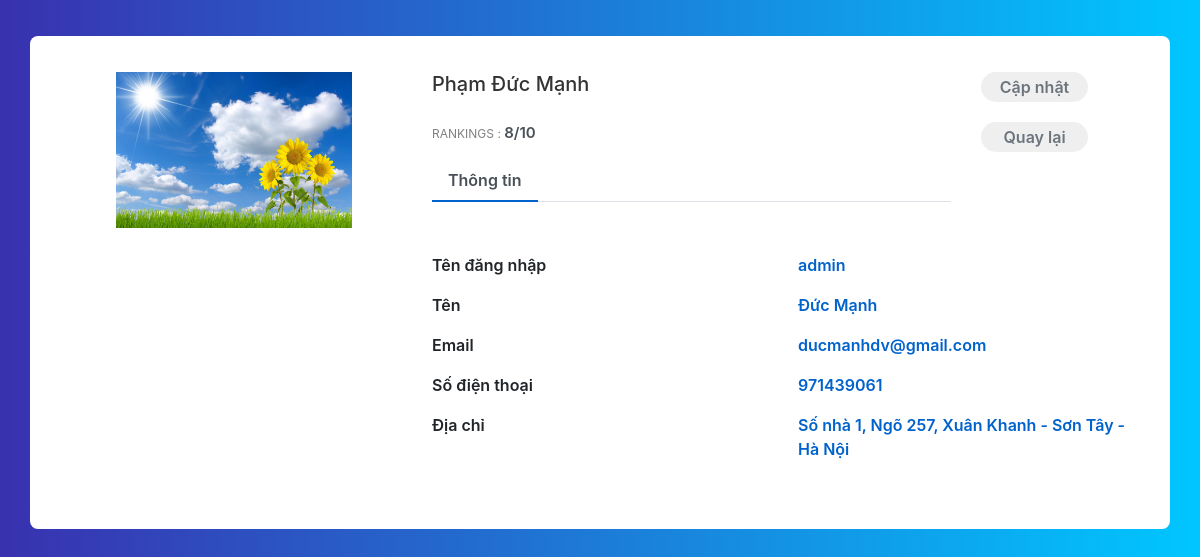
/admin/thongtintaikhoan.php (signed in), run on the app's committed database.
### tables this page shows
CREATE TABLE `thong_tin_tai_khoan` (
  `id` int(11) NOT NULL,
  `ho` varchar(255) DEFAULT NULL,
  `ten` varchar(255) DEFAULT NULL,
  `sdt` int(12) DEFAULT NULL,
  `email` varchar(255) DEFAULT NULL,
  `avatar` varchar(500) DEFAULT NULL,
  `dia_chi` varchar(500) DEFAULT NULL
);

### admin/thongtintaikhoan.php (the view, shortened to what this page needs)
<link rel="stylesheet" href="https://maxcdn.bootstrapcdn.com/bootstrap/4.4.1/css/bootstrap.min.css">
<link rel="stylesheet" type="text/css" href="thongtintaikhoan.css">
<?php
    $id = $_SESSION['id'];
    include('../connect.php');
    $dulieu = "select * from thong_tin_tai_khoan where id = $id";
    $sql = mysqli_query($con,$dulieu);
    $tt = mysqli_fetch_assoc($sql);
    $ktra = mysqli_num_rows($sql);
?>
<?php
    if($ktra > 0){
?>
<div class="container emp-profile">
            <form method="post">
                <div class="row">
                    <div class="col-md-4">
                        <div class="profile-img">
                            <?php
                                if($tt['avatar'] != ""){
                            ?>
                                <img src="../images/<?=$tt['avatar']?>" alt=""/>
                            <?php
                            }else{
                            ?>
                                <img src="https://www.vietravel.com/Images/no-image-available.jpg">
                            <?php
                            }
                            ?>
                        </div>
                    </div>
                    <div class="col-md-6">
                        <div class="profile-head">
                                    <h5>
                                        <?=$tt['ho'] . " " . $tt['ten']?>
                                    </h5>
                                    <p class="proile-rating">RANKINGS : <span>8/10</span></p>
                            <ul class="nav nav-tabs" id="myTab" role="tablist">
                                <li class="nav-item">
                                    <a class="nav-link active" id="home-tab" data-toggle="tab" href="#home" role="tab" aria-controls="home" aria-selected="true">Thông tin</a>
                                </li>
                            </ul>
                        </div>
                    </div>
                    <div class="col-md-2">
                        <?php
                            if($ktra > 0){
                        ?>
                            <a href="formthongtintk.php"><input type="button" class="profile-edit-btn" name="btnAddMore" value="Cập nhật"/></a>
                        <?php
                        }
                        ?>
                        <div style="margin-top: 20px" class="back"><a href="index.php"><input type="button" class="profile-edit-btn" name="btnAddMore" value="Quay lại"/></a></div>
                    </div>
                </div>
                <div class="row">
                    <div class="col-md-4">
                    </div>
                    <div class="col-md-8">
                        <div style="margin-top: 25px;" class="tab-content profile-tab" id="myTabContent">
                            <div class="tab-pane fade show active" id="home" role="tabpanel" aria-labelledby="home-tab">
                                        <div class="row">
                                            <div class="col-md-6">
                                                <label>Tên đăng nhập</label>
                                            </div>
                                            <div class="col-md-6">
                                                <p><?=$_SESSION['user']?></p>
                                            </div>
                                        </div>
                                        <div class="row">
                                            <div class="col-md-6">
                                                <label>Tên</label>
                                            </div>
                                            <div class="col-md-6">
                                                <p><?=$tt['ten']?></p>
                                            </div>
                                        </div>
                                        <div class="row">
                                            <div class="col-md-6">
                                                <label>Email</label>
                                            </div>
                                            <div class="col-md-6">
                                                <p><?=$tt['email']?></p>
                                            </div>
                                        </div>
                                        <div class="row">
                                            <div class="col-md-6">
                                                <label>Số điện thoại</label>
                                            </div>
                                            <div class="col-md-6">
                                                <p><?=$tt['sdt']?></p>
                                            </div>
                                        </div>
                                        <div class="row">
                                            <div class="col-md-6">
                                                <label>Địa chỉ</label>
                                            </div>
                                            <div class="col-md-6">
                                                <p><?=$tt['dia_chi']?></p>
                                            </div>
                                        </div>
                            </div>
                        </div>
                    </div>
                </div>
            </form>
        </div>
<?php
}
?>

### admin/thongtintaikhoan.css (style rules this page uses)
.emp-profile { padding: 3%; margin-top: 3%; margin-bottom: 3%; border-radius: 0.5rem; background: #fff; }
.profile-img { text-align: center; }
.profile-img img { width: 70%; height: 100%; }
.profile-head h5 { color: #333; }
.profile-edit-btn { border: none; border-radius: 1.5rem; width: 70%; padding: 2%; font-weight: 600; color: #6c757d; cursor: pointer; }
.proile-rating { font-size: 12px; color: #818182; margin-top: 5%; }
.proile-rating span { color: #495057; font-size: 15px; font-weight: 600; }
.profile-head .nav-tabs { margin-bottom:5%; }
.profile-head .nav-tabs .nav-link { font-weight:600; border: none; }
.profile-head .nav-tabs .nav-link.active { border: none; border-bottom:2px solid #0062cc; }
.profile-tab label { font-weight: 600; }
.profile-tab p { font-weight: 600; color: #0062cc; }

### data on the page
thong_tin_tai_khoan: avatar (picture), ho "Phạm", ten "Đức Mạnh", email "ducmanhdv@gmail.com", sdt "971439061", dia_chi "Số nhà 1, Ngõ 257, Xuân Khanh - Sơn Tây - Hà Nội"

### other printed values
$_SESSION['user'] "admin"
